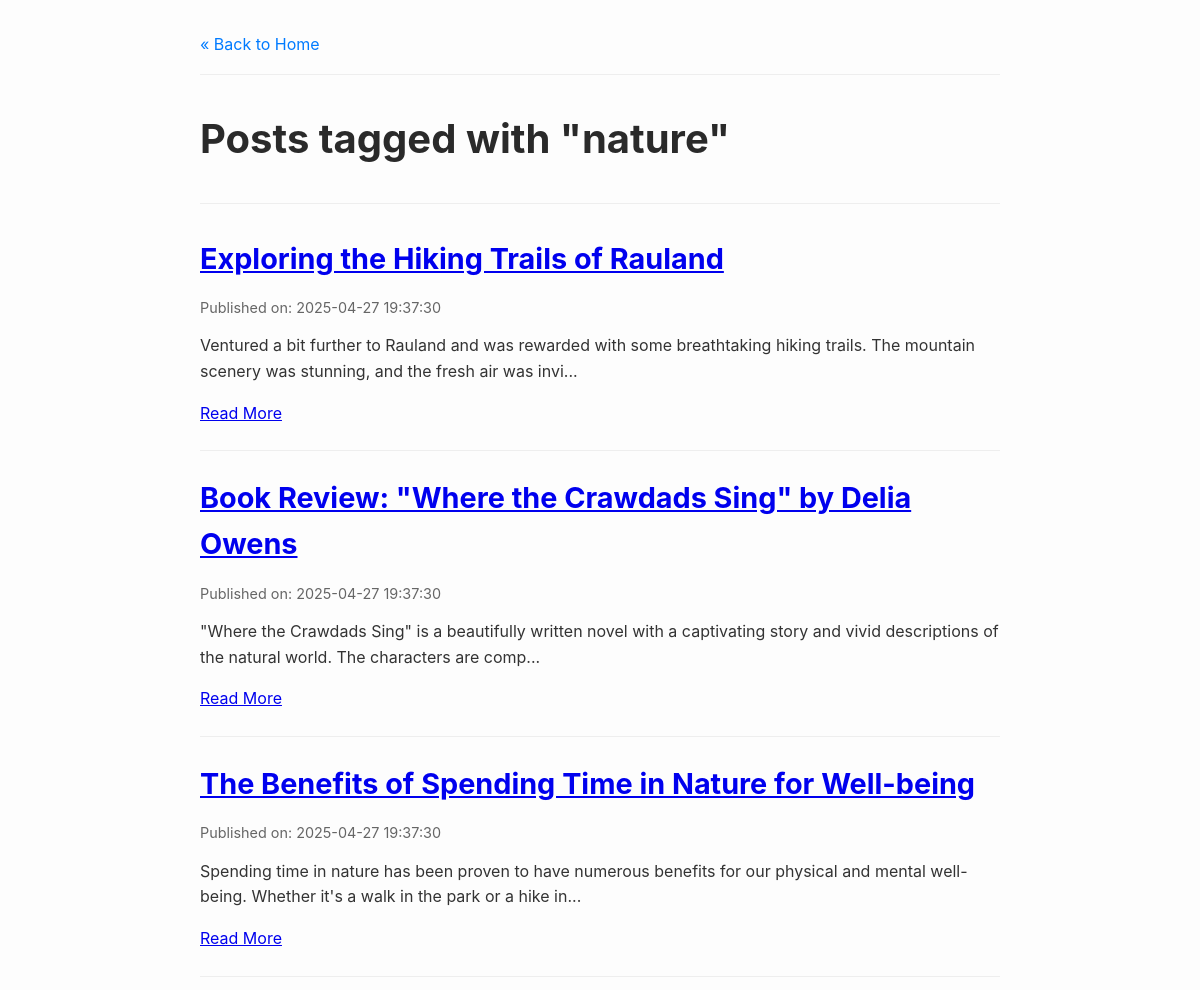
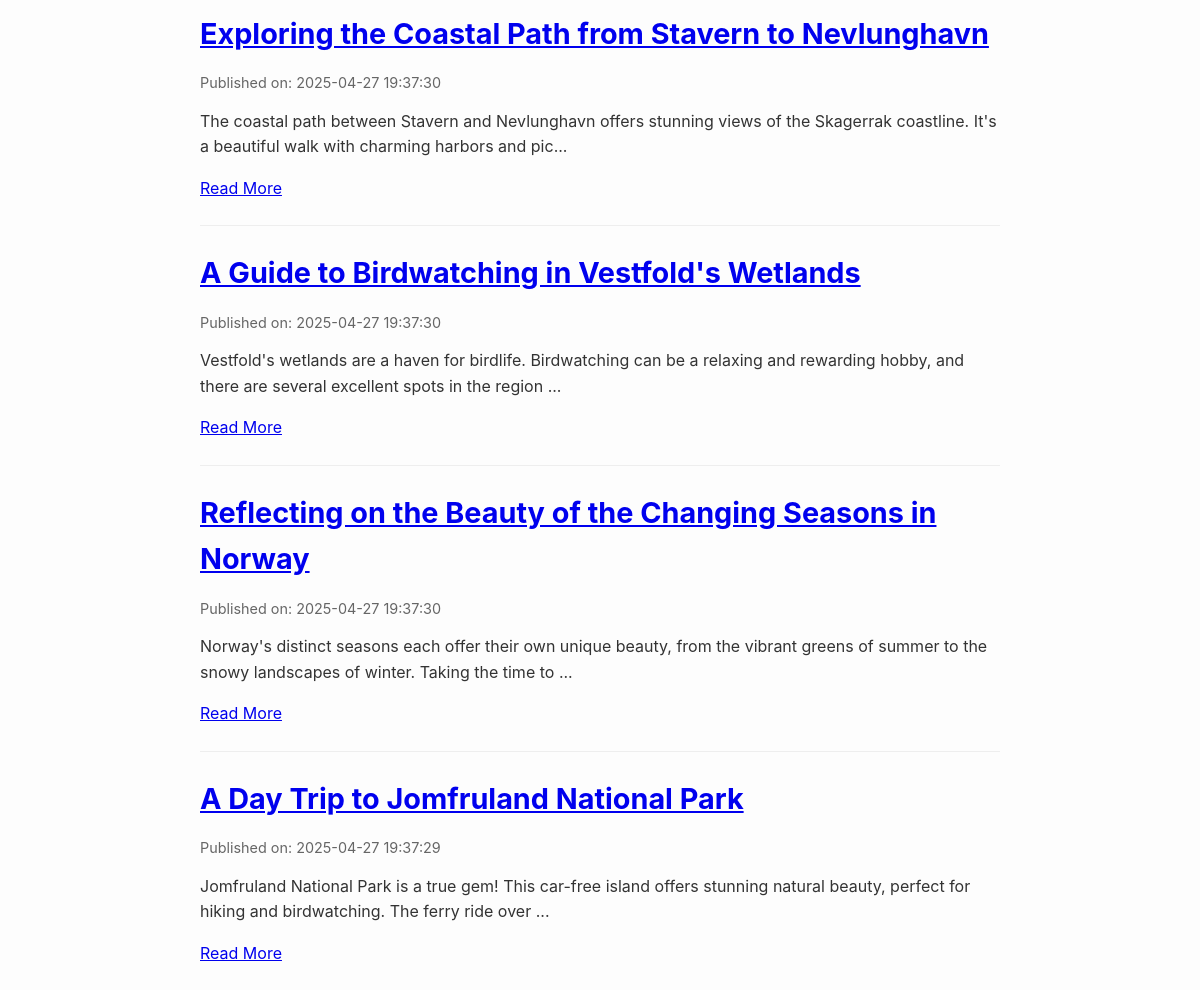
The app's page /tag/nature with its own data (2 pictures, top to bottom).
### tables this page shows
CREATE TABLE posts (
    id INTEGER PRIMARY KEY AUTOINCREMENT, -- Unique identifier for each post
    title TEXT NOT NULL,                  -- Title of the blog post
    content TEXT NOT NULL,                -- Main body/content of the post
    published_date TIMESTAMP NOT NULL DEFAULT CURRENT_TIMESTAMP, -- When the post was created/published
    image_filename TEXt NULL               -- images 
);

### app.py (the view)
@app.route('/tag/<string:tag_name>')
def posts_by_tag(tag_name):
    try:
        posts = db.get_posts_by_tag(tag_name)
        return render_template('tag_posts.html', tag_name=tag_name, posts=posts)
    except Exception as e:
        app.logger.error(f"Error fetching posts for tag '{tag_name}': {e}")
        return "<h1>An error occurred fetching posts for this tag.</h1>", 500

### db.py (called while the page is built)
def get_db():
    if 'db' not in g:
        db_path = current_app.config.get('DATABASE', DEFAULT_DATABASE_PATH)
        try:
            g.db = sqlite3.connect(db_path)
            g.db.row_factory = sqlite3.Row
        except sqlite3.Error as e:
            current_app.logger.error(f"Database connection failed for {db_path}: {e}")
            raise e # Or handle more gracefully
    return g.db

def get_posts_by_tag(tag_name):
    conn = get_db()
    try:
        posts = conn.execute("""
            SELECT p.id, p.title, p.content, p.published_date, p.image_filename -- Add image_filename
            FROM posts p
            JOIN post_tags pt ON p.id = pt.post_id
            JOIN tags t ON pt.tag_id = t.id
            WHERE t.name = ?
            ORDER BY p.published_date DESC
        """, (tag_name,)).fetchall()
        return posts
    except sqlite3.Error as e:
        current_app.logger.error(f"DB error in get_posts_by_tag for tag '{tag_name}': {e}")
        return []

### templates/tag_posts.html (shortened to what this page needs)
<!DOCTYPE html>
<html lang="en">
  <head>
    <link
      rel="stylesheet"
      href="{{ url_for('static', filename='style.css') }}"
    />
  </head>
  <body>
    <nav>
      <a href="{{ url_for('index') }}">&laquo; Back to Home</a>
    </nav>
    <h1>Posts tagged with "{{ tag_name }}"</h1>
    <hr />
    {% if posts %} {% for post in posts %}
    <article>
      <h2>
        <a href="{{ url_for('post', post_id=post['id']) }}"
          >{{ post['title'] }}</a
        >
      </h2>
      <div class="post-meta">
        Published on: {{ post['published_date'] }}
      </div>
      <div class="post-excerpt">
        <p>
          {{ post['content'][:150] }}{% if post['content']|length > 150 %}...{%
          endif %}
        </p>
      </div>
      <a href="{{ url_for('post', post_id=post['id']) }}">Read More</a>
    </article>
    {% endfor %} {% else %}
    <p>No posts found for the tag "{{ tag_name }}".</p>
    {% endif %}
  </body>
</html>

### static/style.css (style rules this page uses)
body { font-family: -apple-system, BlinkMacSystemFont, "Segoe UI", Roboto, "Helvetica Neue", Arial, sans-serif; line-height: 1.6; margin: 0 auto; max-width: 800px; padding: 2em; color: #333; background-color: #fdfdfd; }
nav { margin-bottom: 2em; padding-bottom: 1em; border-bottom: 1px solid #eee; }
nav a { text-decoration: none; color: #007bff; margin-right: 1em; }
h1, h2 { color: #2a2a2a; margin-bottom: 0.5em; }
h1 { font-size: 2.5em; }
h2 { font-size: 1.8em; }
article { border-bottom: 1px solid #eee; padding-bottom: 1.5em; margin-bottom: 1.5em; }
article:last-of-type { border-bottom: none; }
.post-meta { color: #666; font-size: 0.9em; margin-bottom: 1em; }
.post-excerpt p { margin-top: 0.5em; }
hr { border: 0; height: 1px; background-color: #eee; margin: 2em 0; }

### records on screen
posts: title "Exploring the Hiking Trails of Rauland", published_date "2025-04-27 19:37:30", content "Ventured a bit further to Rauland and was rewarded with some breathtaking hiking trails. The mountain scenery was stunning, and the fresh air was invi"
posts: title "Book Review: \"Where the Crawdads Sing\" by Delia Owens", published_date "2025-04-27 19:37:30", content "\"Where the Crawdads Sing\" is a beautifully written novel with a captivating story and vivid descriptions of the natural world. The characters are comp"
posts: title "The Benefits of Spending Time in Nature for Well-being", published_date "2025-04-27 19:37:30", content "Spending time in nature has been proven to have numerous benefits for our physical and mental well-being. Whether it's a walk in the park or a hike in"
posts: title "Exploring the Coastal Path from Stavern to Nevlunghavn", published_date "2025-04-27 19:37:30", content "The coastal path between Stavern and Nevlunghavn offers stunning views of the Skagerrak coastline. It's a beautiful walk with charming harbors and pic"
posts: title "A Guide to Birdwatching in Vestfold's Wetlands", published_date "2025-04-27 19:37:30", content "Vestfold's wetlands are a haven for birdlife. Birdwatching can be a relaxing and rewarding hobby, and there are several excellent spots in the region"
posts: title "Reflecting on the Beauty of the Changing Seasons in Norway", published_date "2025-04-27 19:37:30", content "Norway's distinct seasons each offer their own unique beauty, from the vibrant greens of summer to the snowy landscapes of winter. Taking the time to"
posts: title "A Day Trip to Jomfruland National Park", published_date "2025-04-27 19:37:29", content "Jomfruland National Park is a true gem! This car-free island offers stunning natural beauty, perfect for hiking and birdwatching. The ferry ride over"

### other values on screen
{{ tag_name }} "nature"
